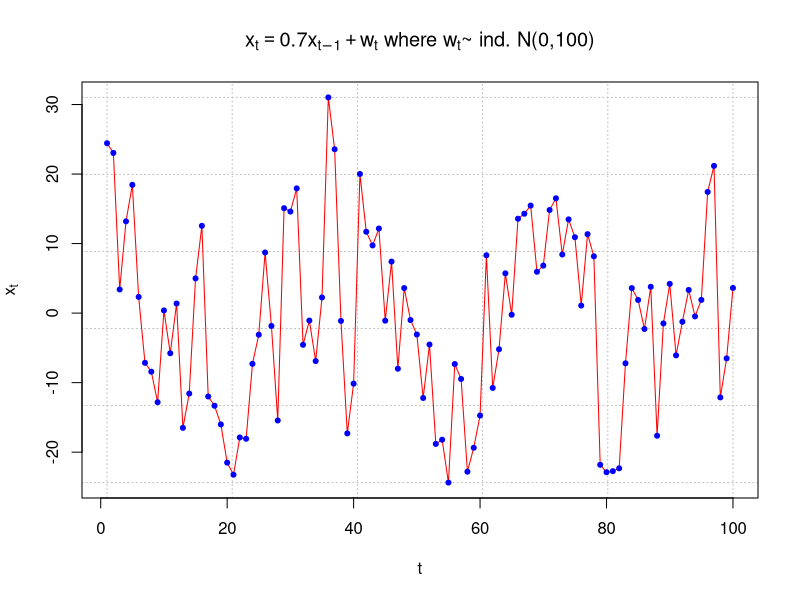
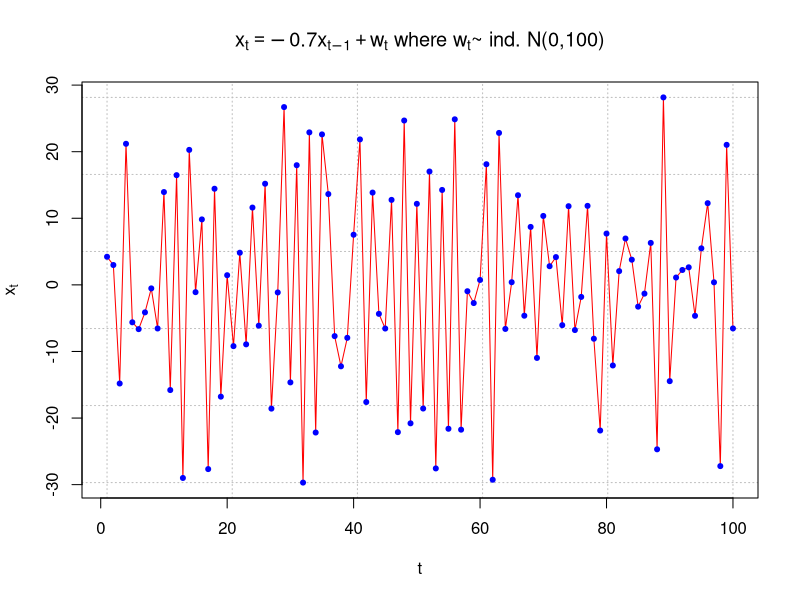
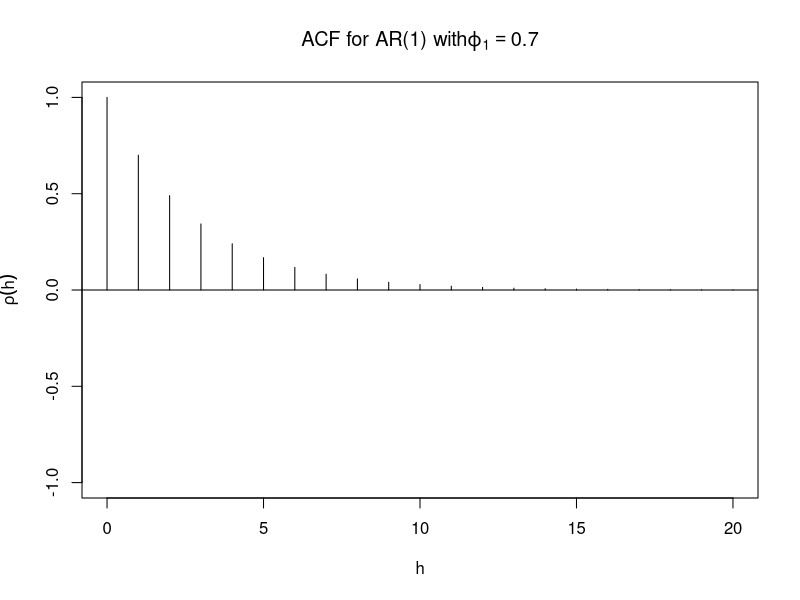
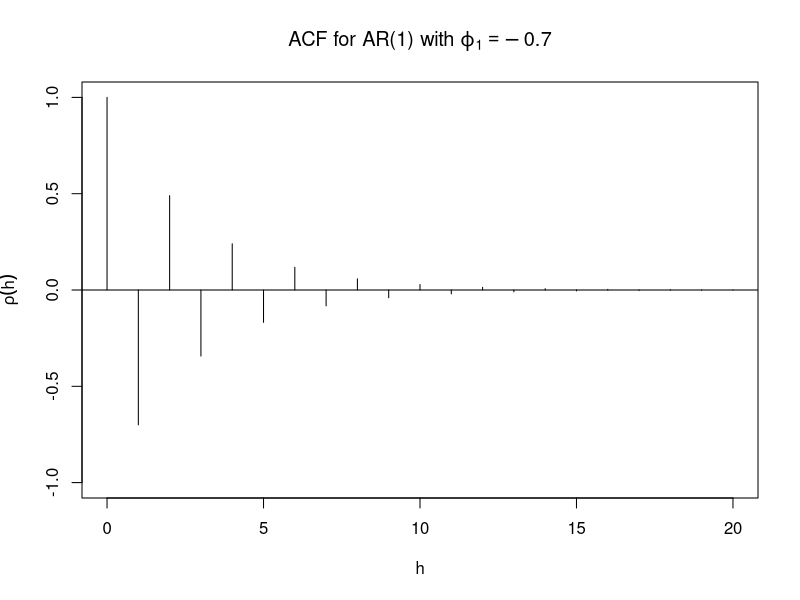
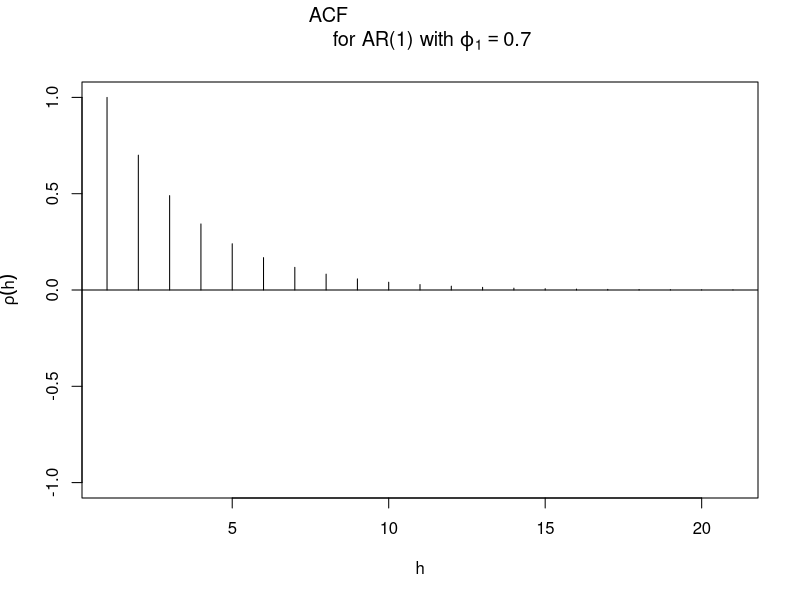
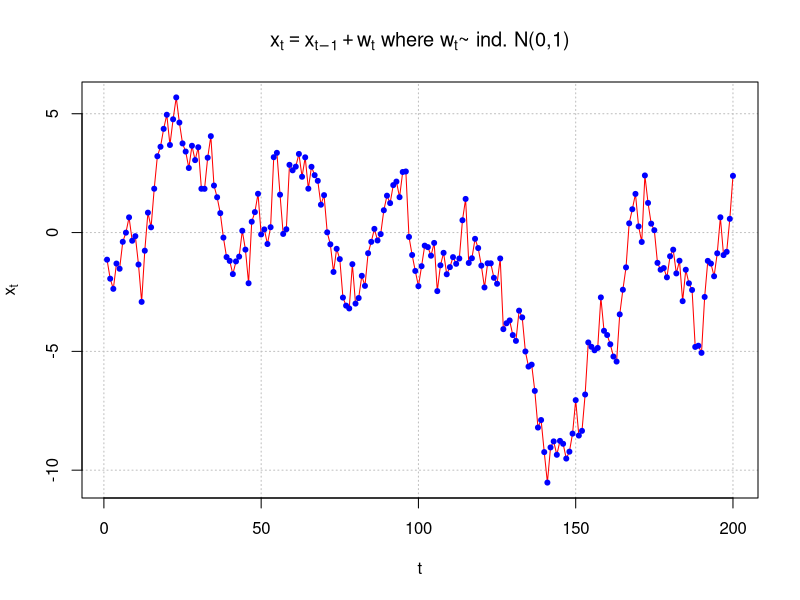
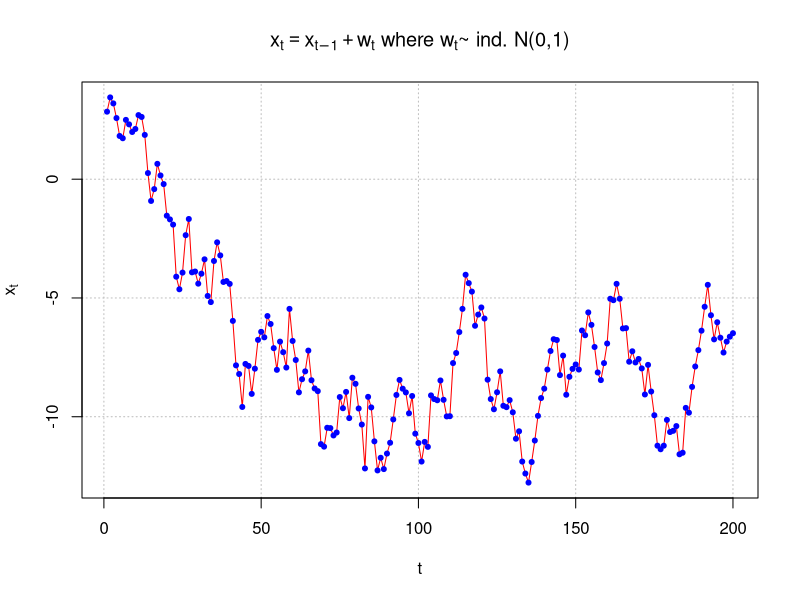
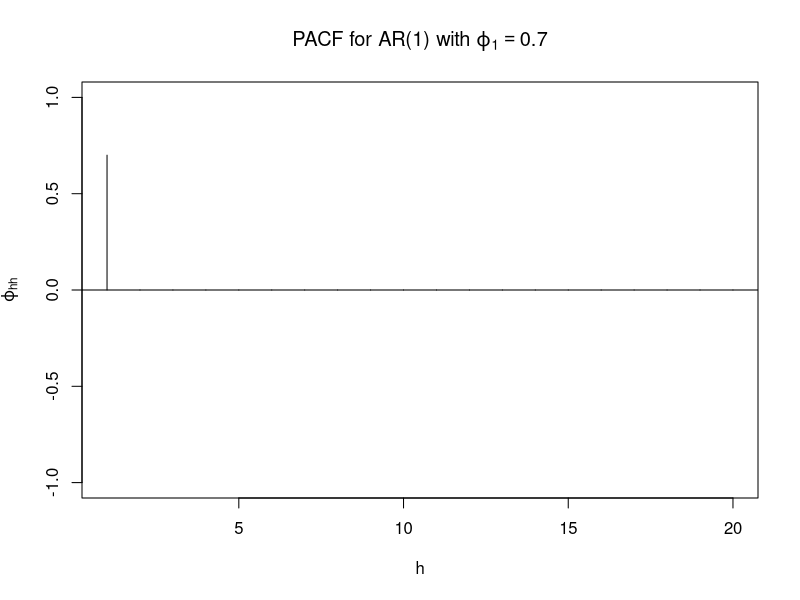

These charts were generated, in order, by the following R code:
## ---- chunk 1
set.seed(7181)
x <- arima.sim(model = list(ar = c(0.7)), n = 100, rand.gen 
  = rnorm, sd = 10)
plot(x = x, ylab = expression(x[t]), xlab = "t", type = 
  "l", col = c("red"), main = 
  expression(paste(x[t] == 0.7*x[t-1] + w[t], " where ", 
  w[t], "~ ind. N(0,100)")), panel.first=grid(col = 
  "gray", lty = "dotted"))
points(x = x, pch = 20, col = "blue")

## ---- chunk 2
set.seed(7181)
x <- arima.sim(model = list(ar = c(-0.7)), n = 100, rand.gen 
  = rnorm, sd = 10)
plot(x = x, ylab = expression(x[t]), xlab = "t", type = 
  "l", col = c("red"), main = 
  expression(paste(x[t] == -0.7*x[t-1] + w[t], " where ", 
  w[t], "~ ind. N(0,100)")), panel.first=grid(col = 
  "gray", lty = "dotted"))
points(x = x, pch = 20, col = "blue")

## ---- chunk 3
round(ARMAacf(ar=c(0.7), lag.max=20) ,4)
## ---- chunk 4
plot(y=ARMAacf(ar=c(0.7), lag.max = 20), x=0:20, type="h", ylim=c(-1,1), xlab="h", ylab=expression(rho(h)), main=expression(paste("ACF for AR(1) with", phi1[1]==0.7)))

abline(h=0)
## ---- chunk 5
plot(y=ARMAacf(ar=c(-0.7), lag.max = 20), x=0:20, type="h", ylim=c(-1,1), xlab="h", ylab=expression(rho(h)), main=expression(paste("ACF for AR(1) with ", phi1[1]==-0.7)))

abline(h=0)
## ---- chunk 6
# wrong graph

plot(x = ARMAacf(ar = c(0.7), lag.max = 20), type = 
    "h", ylim = c(-1,1), xlab = "h", ylab = 
    expression(rho(h)), main = expression(paste("ACF 
    for AR(1) with ", phi1[1] == 0.7)))

abline(h = 0)

## ---- chunk 7
set.seed(7181)  
w <- rnorm(n = 200, mean = 0, sd = 1)

x <- numeric(length = 200)
x.1 <- 0
for (i in 1:length(x)) {
  x[i] <- x.1  + w[i] 
  x.1 <- x[i] 
}
plot(x = x, ylab = expression(x[t]), xlab = "t", type = 
  "l", col = c("red"), main = 
  expression(paste(x[t] == x[t-1] + w[t], " where ", 
  w[t], "~ ind. N(0,1)" )), panel.first=grid(col = 
  "gray", lty = "dotted"))
points(x = x, pch = 20, col = "blue")
## ---- chunk 8
set.seed(6234)  
w <- rnorm(n = 200, mean = 0, sd = 1)

x <- numeric(length = 200)
x.1 <- 0
for (i in 1:length(x)) {
  x[i] <- x.1  + w[i] 
  x.1 <- x[i] 
}
plot(x = x, ylab = expression(x[t]), xlab = "t", type = 
  "l", col = c("red"), main = 
  expression(paste(x[t] == x[t-1] + w[t], " where ", 
  w[t], "~ ind. N(0,1)" )), panel.first=grid(col = 
  "gray", lty = "dotted"))
points(x = x, pch = 20, col = "blue")
## ---- chunk 9
# AR(1) with \phi_1 = 0.7
# psi_j = phi_1^j is satisfied
round(ARMAtoMA(ar = c(0.7), lag.max = 20), 4)
## ---- chunk 10
#Example for AR(2)
round(ARMAtoMA(ar = c(0.7, -0.4), lag.max = 20), 4)
## ---- chunk 11
# PACF

  round(ARMAacf(ar = c(0.7), lag.max = 20, pacf = TRUE),4)
  plot(x = ARMAacf(ar = c(0.7), lag.max = 20, pacf = TRUE), type = "h", ylim = c(-1,1), xlab = "h", ylab = expression(phi1[hh]),
       main = expression(paste("PACF for AR(1) with ", phi1[1] == 0.7)))
  abline(h = 0)

## ---- chunk 12
# Estimated ACF and PACF

  dev.new(width = 8, height = 6, pointsize = 10)
  par(mfrow = c(1,2))

  acf(x = x, type = "correlation", lag.max = 20, ylim = c(-1,1), xlab = "h",
    main = "Estimated ACF")
  abline(h = c(-0.5, 0.5), lty = "dotted", col = "gray")
  pacf(x = x, lag.max = 20, ylim = c(-1,1), xlab = "h",
    main = "Estimated PACF")
  abline(h = c(-0.5, 0.5), lty = "dotted", col = "gray")
